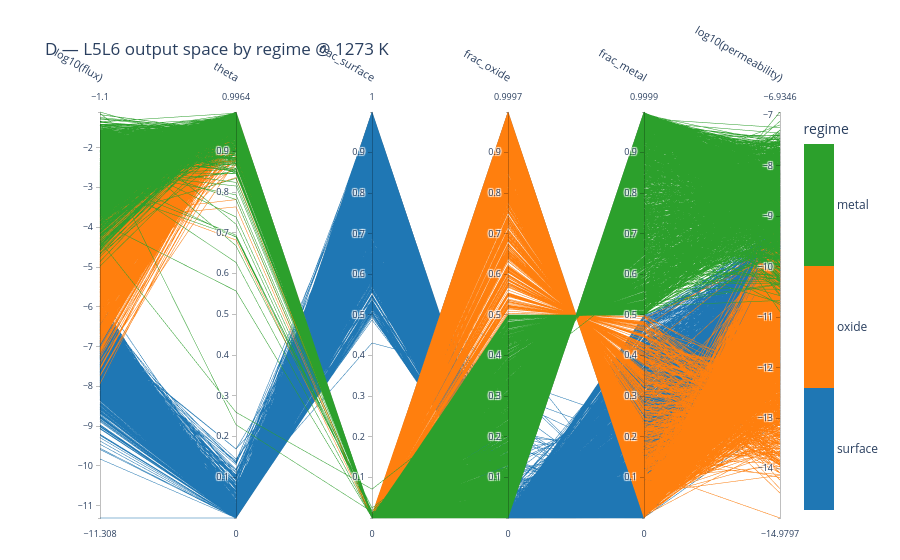

Notebook cell for this chart:
### Markdown cell above
## D — output space coloured by regime

Axes = the model outputs; colour = regime. Shows how the regimes separate in *output* space —
the surface cluster collapsing to near-zero `theta` is the clearest separation.

### Code cell
dimsD = ['flux', 'theta', 'frac_surface', 'frac_oxide', 'frac_metal', 'permeability']
figD = parallel_coordinates_samples(
    master_T, dimsD, color_by='regime', log_dims=logsub(dimsD),
    title=f'D — L5L6 output space by regime @ {T_SHOW} K',
    save_html=os.path.join(FIG_DIR, 'pcp_D_outputs.html'))
figD

### Figure 1 — Plotly figure (JSON) as saved in the notebook; plotly's stock layout.template omitted (floating-point values rounded to 4 significant figures; data arrays with more than 128 entries replaced by an {"elided": "..."} marker saying what was removed)
{"data": [{"dimensions": [{"label": "log10(flux)", "values": {"elided": "5085 float values"}}, {"label": "theta", "values": {"elided": "5085 float values"}}, {"label": "frac_surface", "values": {"elided": "5085 float values"}}, {"label": "frac_oxide", "values": {"elided": "5085 float values"}}, {"label": "frac_metal", "values": {"elided": "5085 float values"}}, {"label": "log10(permeability)", "values": {"elided": "5085 float values"}}], "labelangle": 30, "labelfont": {"size": 11}, "labelside": "top", "line": {"cmax": 2.5, "cmin": -0.5, "color": {"elided": "5085 float values"}, "colorbar": {"ticktext": ["surface", "oxide", "metal"], "tickvals": [0, 1, 2], "title": {"text": "regime"}}, "colorscale": [[0, "#1f77b4"], [0.3333, "#1f77b4"], [0.3333, "#ff7f0e"], [0.6667, "#ff7f0e"], [0.6667, "#2ca02c"], [1, "#2ca02c"]], "showscale": true}, "rangefont": {"size": 9}, "tickfont": {"size": 9}, "type": "parcoords"}], "layout": {"font": {"size": 12}, "margin": {"b": 40, "l": 100, "r": 120, "t": 110}, "title": {"text": "D — L5L6 output space by regime @ 1273 K"}}}
